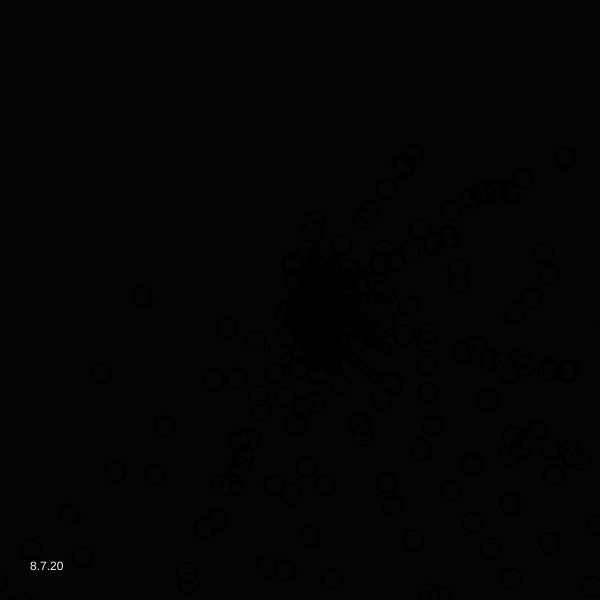
Frame 1 (no input)
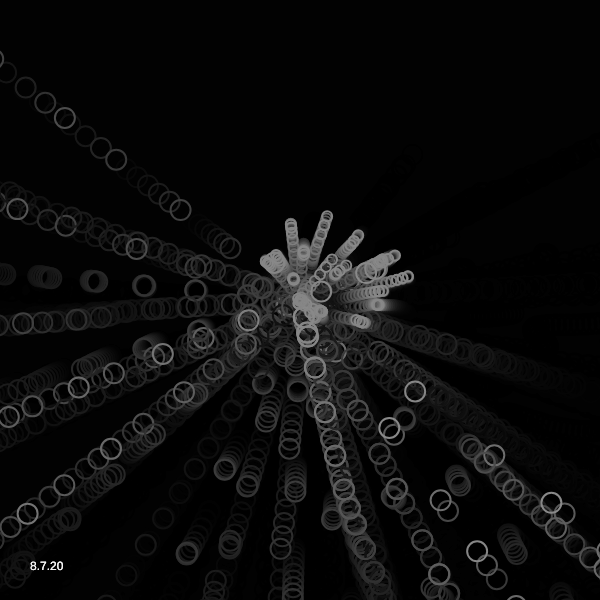
Frame 60 (no input)
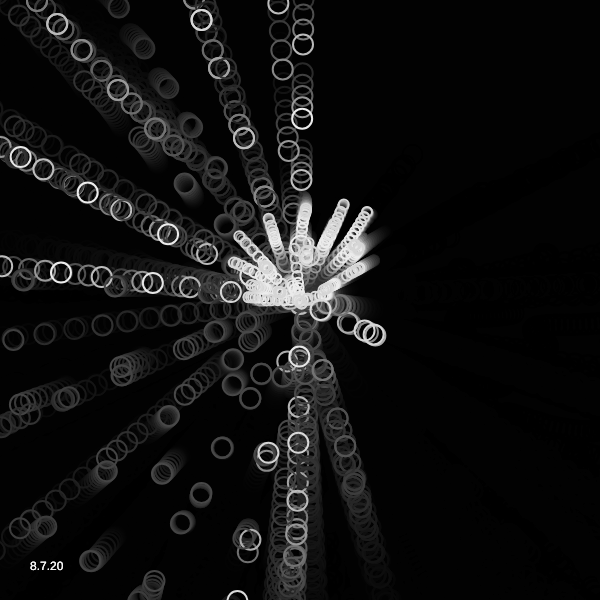
Frame 120 (the mouse pressed at the canvas centre since frame 60)

The p5.js sketch that drew these frames (run headless with seeded random() and noise() and a simulated clock; from frame 60 on, the mouse is pressed at the canvas centre):

// p5.js sketch
// ── sketch.js
let _divideNum;
let _noiseStep;
let _objectNum;
let _aryObjects = [];
let _noiseSeedRad;
let _noiseSeedAng;
let _noiseStepRad;
let _noiseStepAng;
let _noiseSpeedRad;
let _noiseSpeedAng;
let _rad;
let _scale;
let _rad_offset;
let lapse = 0;    // mouse timer

function setup() {
  createCanvas(600, 600);
  // colorMode(HSB, 255);
  frameRate(30);
  background(5);
  strokeWeight(2);
  stroke(0, 255);
  noFill();
  _divideNum = 40;
  _objectNum = 20;
  _noiseSeedRad = random(20);
  _noiseSeedAng = random(10);
  _noiseStepRad = 0.1;
  _noiseStepAng = 0.2;
  _noiseSpeedRad = 0.01;
  _noiseSpeedAng = 0.01;
  _noiseStepObj = 0.02;
  _rad = width/4;
  _scale = 0.16;
  _rad_offset = -0.5;
}

function Circle(divideNum, rad, rad_offset, noiseSeedAng, noiseStepAng, noiseSeedRad, noiseStepRad) {
  let sumNoiseVal = 0;
  for (let i = 0; i < divideNum; i++) {
    sumNoiseVal += noise(noiseSeedAng + i * noiseStepAng);
  }
  let centX = width/2;
  let centY = height/2;
  let currentNoiseVal = noise(noiseSeedAng);
  //fill((255*sin(2*PI*noise(noiseSeedRad))+140)%255, 100);
  noFill();

  //beginShape();
  for (let i = 0; i < divideNum+3; i++) {
    let tgt_i = i;
    if (tgt_i >= divideNum) { tgt_i -= divideNum; }
    currentNoiseVal += noise(noiseSeedAng + tgt_i * noiseStepAng);
    if (i%2 == 0){
    stroke((255*sin(2*PI*noise(noiseSeedRad))+140)%255);
    ellipse(centX + rad * (noise(noiseSeedRad + tgt_i * noiseStepRad)+rad_offset) * cos(2*PI*currentNoiseVal/sumNoiseVal),
      centX + rad * (noise(noiseSeedRad + tgt_i * noiseStepRad)+rad_offset) * sin(2*PI*currentNoiseVal/sumNoiseVal), 10, 10);
    ellipse(centX + rad * (noise(noiseSeedRad + tgt_i * noiseStepRad)+rad_offset) * 20*sin(2*PI*currentNoiseVal/sumNoiseVal), 
      centX + rad * (noise(noiseSeedRad + tgt_i * noiseStepRad)+rad_offset) * 20*cos(2*PI*currentNoiseVal/sumNoiseVal), 20, 20);
    }
  }
 // endShape();
}

function draw() {
  background(0, 50);
  let myNoiseSeedRad;
  let myNoiseSeedAng;
  _noiseSeedRad += _noiseSpeedRad;
  _noiseSeedAng += _noiseSpeedAng;
  for (let i = 0; i < _objectNum; i++) {
    myNoiseSeedRad = _noiseSeedRad + i * _noiseStepObj;
    myNoiseSeedAng = _noiseSeedAng + i * _noiseStepObj;
    Circle(_divideNum, _rad * _scale * (i+1), _rad_offset, myNoiseSeedAng, _noiseStepAng, myNoiseSeedRad, _noiseStepRad)
  }
  noStroke();
  fill(250);
  text("8.7.20", 30, height-30);
  noFill();
}
